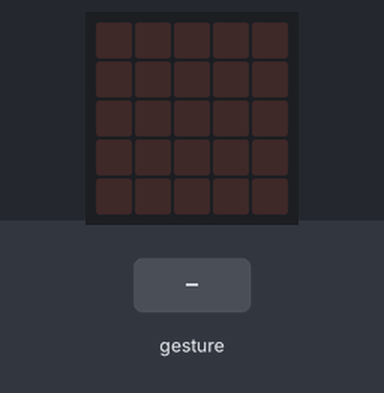
Bench run of a program on a simulated BBC micro:bit (MakeCode). Shown: the board's 5×5 LED display. Inputs (shaded band) come from the test bench. Random numbers come from a fixed seed; a tilt is held for 1.5 s and a shake lasts 1 s, then the board lies face up again.

Above: at 1.2 s.
1.3 s: gesture 'shake'
At 1.9 s:
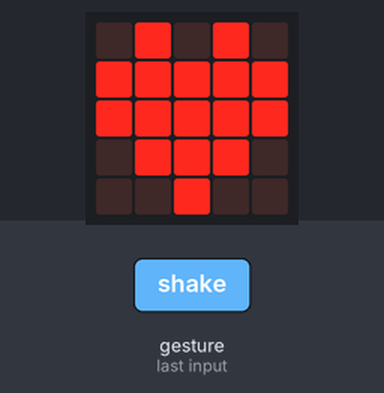
3.0 s: gesture 'shake'
At 4.4 s:
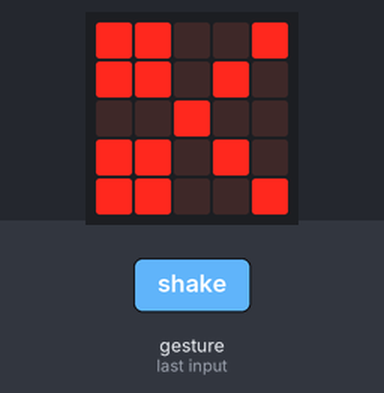
Timing chart, 0 to 6.0 s (numbered marks = the images above; inputs shaded):
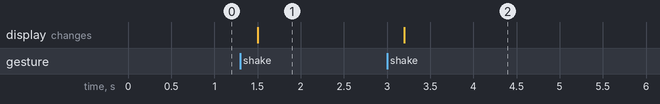

Measured:
- after the input at 1.3 s, the display: changes after 0.20 s (image 1)
- after the input at 3.0 s, the display: changes after 0.20 s (image 2)

The program:

main.ts
```typescript
let x = 0
input.onGesture(Gesture.Shake, function () {
    if (true) {
        x = randint(0, 2)
    }
    if (x == 0) {
        basic.showIcon(IconNames.Heart)
    } else if (x == 1) {
        basic.showIcon(IconNames.Square)
    } else {
        basic.showIcon(IconNames.Scissors)
    }
})
```

test.ts
```typescript
// testes vão aqui; isto não será compilado quando este pacote for usado como uma extensão.
```
